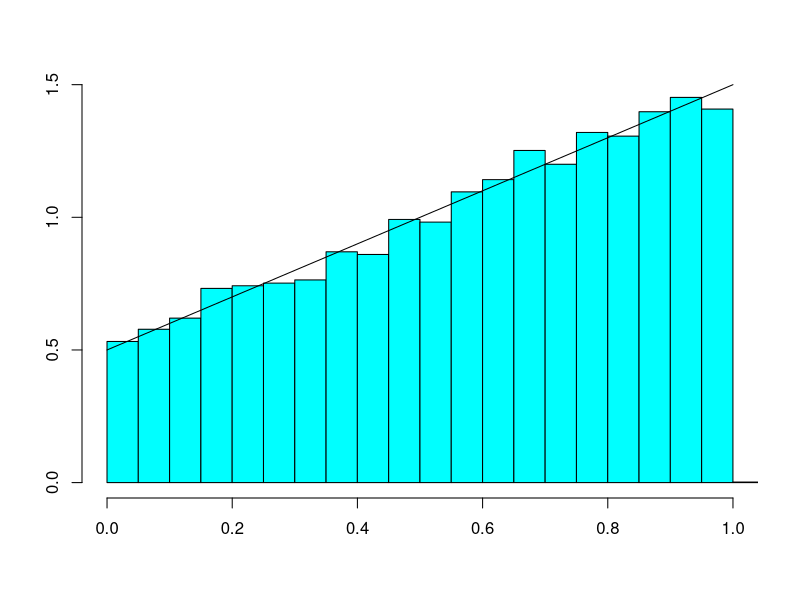
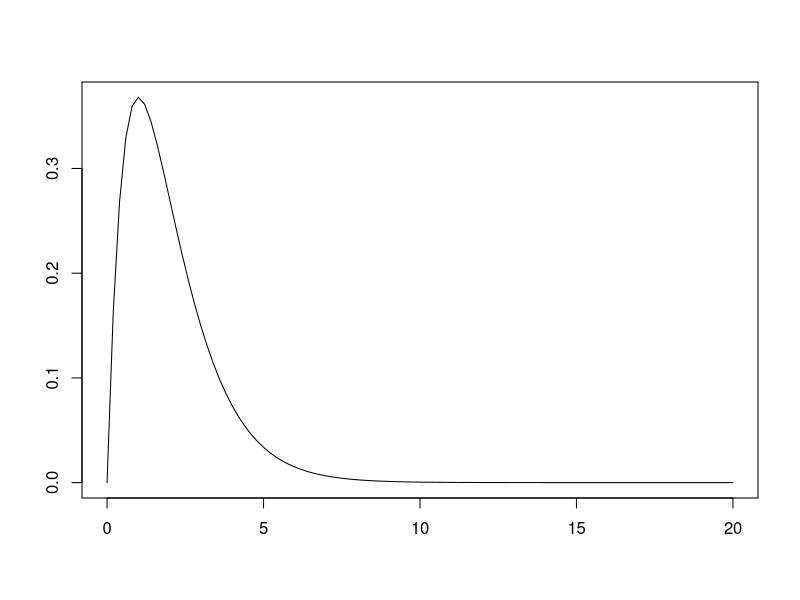
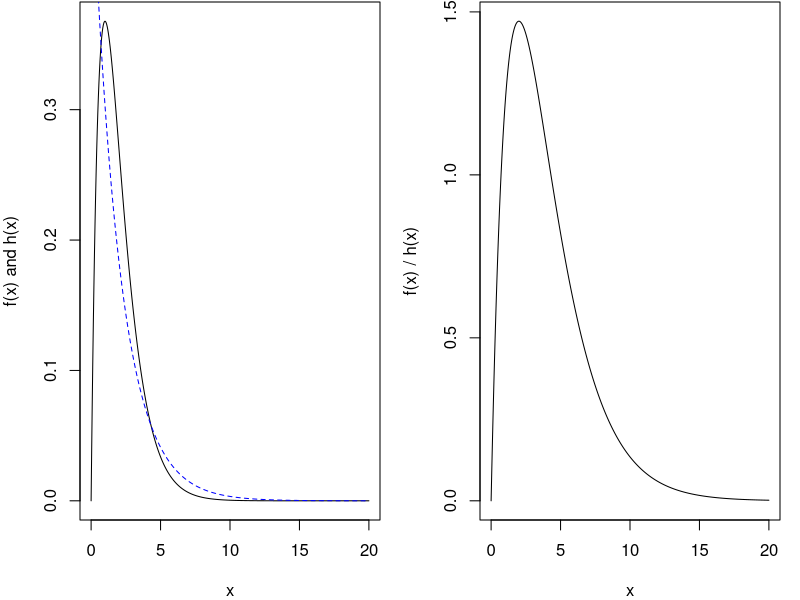
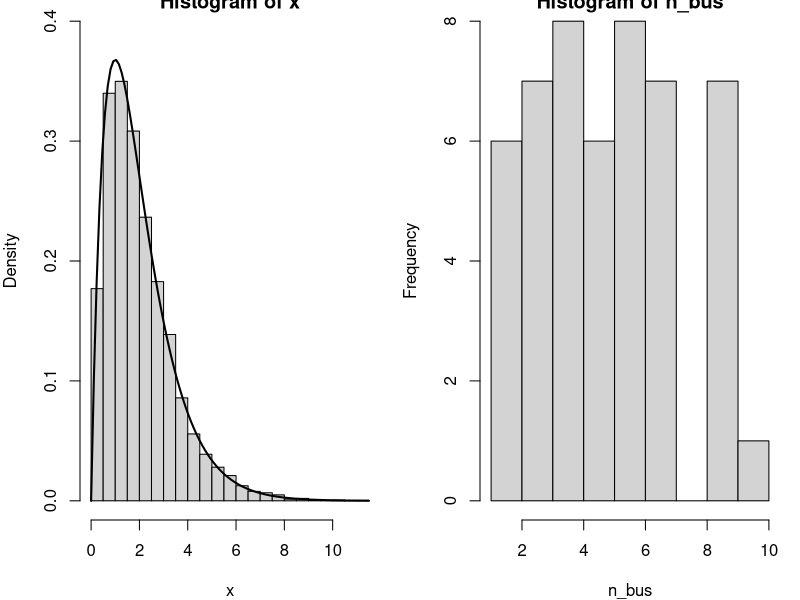
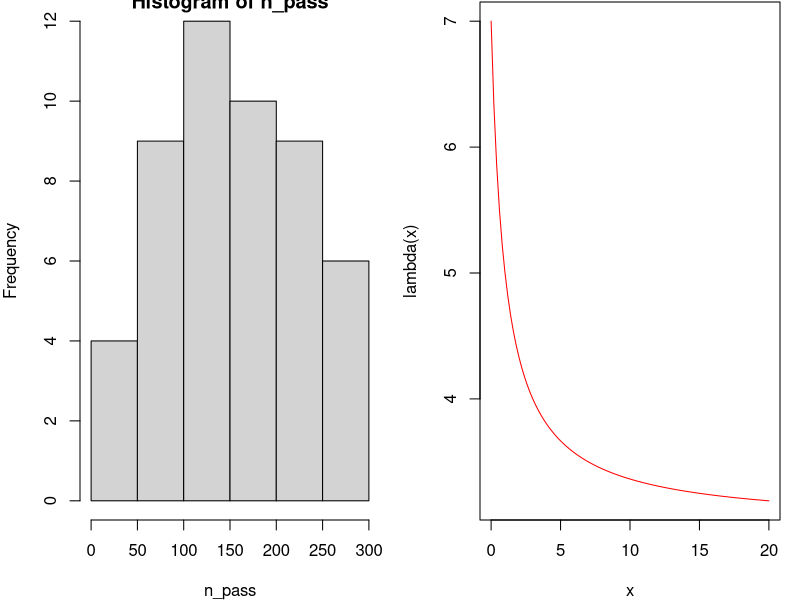
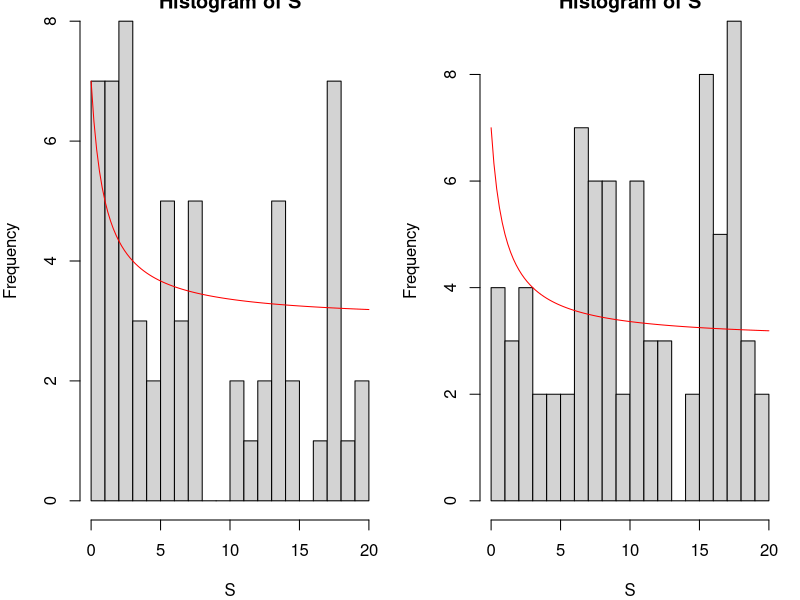

Write the R code that produced these figures, in order.
## ---- chunk 1
#Funcion que obtiene cierta cantidad de numeros de acuerdo al metodo de inversion de F(x)
var.p1 <- function(num) {
  #Se genera los numeros de acuerdo a una distribucion uniforme
  u <- runif(num)
  #Se calcula de acuerdo a la inversa
  x = (-1 + sqrt(1+8*u))/2
  return (x)
}

#Funcion de densidad para verificar 
dens.p1 <- function(num){
  f = num + 1/2
  return (f)
}

## ---- chunk 2
library("MASS")
#Se generan los numeros aleatorios respecto a F(x)
numeros<- var.p1(10000)
#Se genera el histograma
truehist(numeros, nbins = 20, col = "cyan", xlab = "", xlim=c(0,1))
#Se genera la curva de densidad para comprobar
curve(dens.p1(x), from = 0, add = TRUE )

## ---- chunk 3

# Funcion de densidad f(x)
dens.p2 <- function(num){
  f = num*exp(-num)
  return (f)
}

#Grafica para observar el comportamiento de la funcion de densidad
curve(dens.p2(x), from = 0, to = 20,
  xlab = "", ylab = "", main = "")

## ---- chunk 4
#Se genera una secuencia de x
x <- seq(0, 20, length = 500)
#Se define la funcion de densidad exponencial h
h<- dexp(x, 0.5)
par(mfrow=c(1,2), mar = c(4,4,0.1,1))
#Se grafica f y h
plot(x, dens.p2(x), type="l", ylab = "f(x) and h(x)")
lines(x, h, col="blue", lty=2)
#se grafica f/h
plot(x, dens.p2(x)/h, type="l", ylab = "f(x) / h(x)")
## ---- chunk 5
#Se crea la funcion a optimizar
foo <- function(x) dens.p2(x)/dexp(x, 0.5)
#Se optimiza la funcion foo
opt <- optimize(foo, c(0, 20), maximum=TRUE)
a <- opt$objective
a
## ---- chunk 6
x <- seq(0, 20, length = 500)
#Se crea la funcion f(x)/ch(x)
alpha <- function(x){
    dens.p2(x)/(1.471518*dexp(x, 0.5))
}
#Se crea la funcion que determina si se rechaza o se acepta un numero
rejectionNorm <- function(n) {
    x <- rexp(10000, 0.5) #Funcion generadora de numeros con dist exp
    u <- runif(10000)
    return(na.omit(ifelse(u <= alpha(x), x, NA))) 
}
x <- rejectionNorm(10000)
#Porcentaje de rechazos
rejects <- (10000-length(x))/10000
rejects
hist(x, ylim=c(0,0.4), breaks=20, prob=TRUE)
curve(dens.p2(x), lty = 1, lwd = 2, ylim=c(0,0.4), add = TRUE)
## ---- chunk 7

procpois.H<-function(T,lambda)
{
P<-vector() #El vector P almacena la cantidad de pasajeros que llega en cada bus
S<-vector() #El vector S almacena el tiempo de llegada de cada bus
t<-0;I<-0   #Se inicializa la variable tiempo y el contador de buses
    repeat 
    {
    u1<-runif(1); t<-t-(1/lambda)*log(u1) #Se genera un tiempo t de acuerdo a una                                               distribucion exponencial
      if (t>T){ #Si el tiempo supera el tiempo maximo se rompe el ciclo
        break } 
      else { 
        I<-I+1 #Se aumenta el contador de buses
        S[I]<-t #Se guarda el tiempo en el vector correspondiente 
        P[I]<-floor(runif(1, min=20, max=41)) #Se guarda la cantidad de pasajeros del                                                bus
        }
    }
result<- list("S" = S, "P" = P) #Se retornaron los dos vectores
return(result)
}

n_bus<-c() #Vector de cantidad de buses para cada experimento
n_pass<-c()#Vector de cantidad de pasajeros para cada experimento
for(i in 1:50){ #Se realizan 50 experimentos
  proceso <- procpois.H(1,5) #Se ejecuta un experimento
  n_bus[i]<-length(proceso$S) #Se guarda la cantidad de buses del experimento
  n_pass[i]<-sum(proceso$P) #Se guarda la cantidad de pasajeros del experimento
}

hist(n_bus, breaks=12) #Histograma para cantidad de buses
hist(n_pass, breaks= 8) #Histograma para cantidad de pasajeros

## ---- chunk 8
lambda.p4 <- function(x) (3 + 4/(x+1)) #Se pasa la función
curve(lambda.p4(x),xlim=c(0,20),ylab="lambda(x)",col="red")
## ---- chunk 9
poisson<-function(lambda, Tmax) {  
  #Se inicializan las variables
  S<-vector() 
  u1<-vector()
  u2<-vector()
  t<-0;I<-0
  #Se calcula el valor de lambda maximo en la variable max
max=optimize(lambda,c(0,Tmax),maximum=TRUE)$objective
      for (i in 1:1000) {
                            #se calcula el tiempo t con una distribucion exponencial
                             u1[i]<-runif(1);   t<-t-((1/max)*log(u1[i]))
                             #Si t es mayor al tiempo maximo se rompe el ciclo
                            if (t>Tmax) {print(i);break}
                            if (t<=Tmax) u2[i]<-runif(1)
                            #Si el numero aleatorio u2 es menor a la restriccion se                              guarda el tiempo t considerado como un exito
                            if(u2[i]<=(lambda(t)/max)) {I<-I+1;S[I]<-t}}
    print("S")
    print(S)
    print("tasa de aceptación")
    print(length(S)/i)
    print("número medio de realizaciones")
    print(i/length(S))
    hist(S, breaks=20)
    curve(lambda(x),xlim=c(0,20),ylab="lambda(x)",col="red",add=TRUE)
  }

poisson(lambda.p4, 20) 
## ---- chunk 10
#Esta funcion hace el calculo con k intervalos como parametro para la funcion
#lambda(s)
poisson<-function(Tmax,k,lambda) {
  #Se crea la secuencia de intervalos
  tj=seq(0,Tmax,by=Tmax/(k+1))
  li<-vector()
  #Se calcula lambda maximo para cada intervalo
  for (i in 1:(k+1)){
    li[i]=optimize(lambda,c(tj[i],tj[i+1]),maximum=TRUE)$objective
  }
  #Se ajusta tj para que solo tenga los valores maximos de cada intervalo 
  tj=seq(0,Tmax,by=Tmax/(k+1))[2:(k+2)]
  #Se inicializan variables
  S<-vector();t<-0;J<-1;I<-0;flag=1;a<-1
      for (i in 1:1000) {   
                            #Se realiza po primera vez el calculo de x como
                            #variable exponencial
                            if(flag==1){u1<-runif(1);   X<-((-1/li[J])*log(u1))}
                            while(t+X<=tj[J]){
                              t=t+X; u2<-runif(1)
                              if(u2<=(lambda(t)/li[J])) {I<-I+1;S[I]<-t}
                              #Recalculo de la variable exponencial
                              u1<-runif(1);   X<-((-1/li[J])*log(u1));a<-a+1
                            }
                            
                              #Si se llega al ultimo intervalo, se sale
                              if(J==k+1){break}
                              #Se pasa al siguiente intervalo
                              X=(X-tj[J]+t)*li[J]/li[J+1];t=tj[J];J=J+1
                              flag=0
                            
      }
    print("S")
    print(S)
    print("tasa de aceptación")
    print(length(S)/a)
    print("número medio de realizaciones")
    print(a/length(S))
    hist(S, breaks=20)
    curve(lambda(x),xlim=c(0,20),ylab="lambda(x)",col="red",add=TRUE)
  }

poisson(20,20,lambda.p4)
